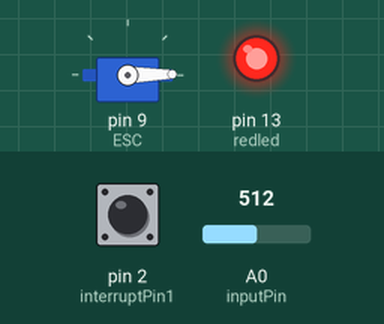
Simulated run of this sketch. Board: Arduino Uno, built with avr-gcc and run on an emulated ATmega328P. On the bench: servo, output pins drawn as LEDs (lit = HIGH). The inputs (shaded band) are chosen by the test bench; at power-on: pin 2 (interruptPin1) HIGH, A0 (inputPin) = 512. EEPROM starts erased.

Above: at 1.2 s.
1.3 s: pin 2 (interruptPin1) pulled LOW for 1 s
Timing chart, 0 to 4.3 s (numbered marks = the images above; inputs shaded):
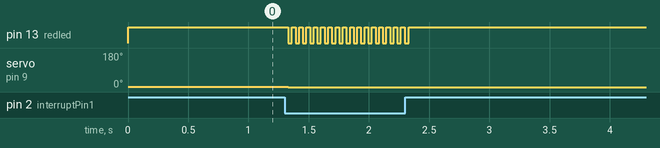

The sketch:

Arduino_ESC_eeprom_V1.0.ino
```cpp
#include <Servo.h>
#include <EEPROM.h>
//#include "TimerOne.h"
Servo ESC;     // create servo object to control the ESC
int addr0 = 0;
int addr1 = 1;
int ledState = LOW;
int redled = 13;
//int greenled = 12;

#define interruptPin1 2
int inputPin = A0;
int sensorValue = 0;         // the sensor value
int presensorMin = 0;        // minimum sensor value
int presensorMax = 1023;           // maximum sensor value
int sensorMin = 0;        // minimum sensor value
int sensorMax = 0;           // maximum sensor value

void setup() {
 // Timer1.initialize();
  pinMode(redled, OUTPUT);
  //pinMode(greenled, OUTPUT);
  pinMode(interruptPin1, INPUT_PULLUP);
  attachInterrupt(digitalPinToInterrupt(interruptPin1), calibration, LOW);
  // Attach the ESC on pin 9
  ESC.attach(9, 1000, 2000); // (pin, min pulse width, max pulse width in milliseconds)
  //Serial.begin(9600);

}

void loop() {
  digitalWrite(redled, HIGH);
   //digitalWrite(greenled, HIGH);
  attachInterrupt(digitalPinToInterrupt(interruptPin1), calibration, LOW);
  sensorValue = analogRead(inputPin);


  sensorMin = EEPROM.read(addr0);
  sensorMax = EEPROM.read(addr1);

  int sensorMin2 = map(sensorMin, 0, 180, 0, 1023);
  int sensorMax2 = map(sensorMax, 0, 180, 0, 1023);

  //  Serial.print("Analog in = ");
  //  Serial.println(sensorValue);
  //  Serial.print("sensorMax = ");
  //  Serial.println(sensorMax);
  //  Serial.print("sensorMin = ");
  //  Serial.println(sensorMin);
  //  Serial.print("sensorMax2 = ");
  //  Serial.println(sensorMax2);
  //  Serial.print("sensorMin2 = ");
  //  Serial.println(sensorMin2);

  sensorValue = map(sensorValue, sensorMin2, sensorMax2, 0, 180);   // scale it to use it with the servo library (value between 0 and 180)


  ESC.write(sensorValue);    // Send the signal to the ESC
  //delay(100);
}

void calibration() {

  int newsensorMin = 1023;        // minimum sensor value
  int newsensorMax = 0;           // maximum sensor value
  detachInterrupt(digitalPinToInterrupt(interruptPin1));
  while (digitalRead(2) == LOW) {
    ESC.write(0);
    sensorValue = analogRead(inputPin);   // reads the value of the potentiometer (value between 0 and 1023)
    flash();
    //digitalWrite(redled, ledState);
    if (sensorValue > newsensorMax) {
      newsensorMax = sensorValue;
    }

    // record the minimum sensor value
    if (sensorValue < newsensorMin) {
      newsensorMin = sensorValue;
    }

    //    Serial.print("newsensorMax = ");
    //    Serial.println(newsensorMax);
    //    Serial.print("newsensorMin = ");
    //    Serial.println(newsensorMin);

  }
  sensorMax = newsensorMax;
  sensorMin = newsensorMin;
  sensorMax = map(sensorMax, 0, 1023, 0, 180);
  sensorMin = map(sensorMin, 0, 1023, 0, 180);
  EEPROM.write(addr0, sensorMin);
  EEPROM.write(addr1, sensorMax);

}

void flash() {
  ledState = !ledState;
  for(int i=0;i<=8000;i++){

  digitalWrite(redled, ledState);
//digitalWrite(redled, digitalRead(ledPin) ^ 1);
  }
}
```

Measured:
- after the input at 1.3 s, pin 13 (redled): alternates HIGH for 0.03 s and LOW for 0.03 s, 34 changes in all, then stays HIGH, starting at once; servo on pin 9 (ESC): 1° → 0° at once
